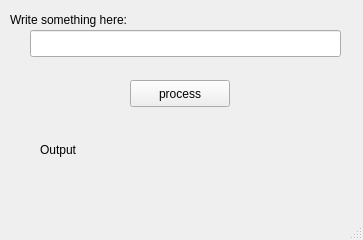
<?xml version="1.0" encoding="UTF-8"?>
<ui version="4.0">
 <class>MainWindow</class>
 <widget class="QMainWindow" name="MainWindow">
  <property name="geometry">
   <rect>
    <x>0</x>
    <y>0</y>
    <width>363</width>
    <height>240</height>
   </rect>
  </property>
  <property name="windowTitle">
   <string>MainWindow</string>
  </property>
  <widget class="QWidget" name="centralwidget">
   <widget class="QLabel" name="label">
    <property name="geometry">
     <rect>
      <x>10</x>
      <y>10</y>
      <width>191</width>
      <height>19</height>
     </rect>
    </property>
    <property name="text">
     <string>Write something here:</string>
    </property>
   </widget>
   <widget class="QLineEdit" name="lineEdit">
    <property name="geometry">
     <rect>
      <x>30</x>
      <y>30</y>
      <width>311</width>
      <height>27</height>
     </rect>
    </property>
   </widget>
   <widget class="QPushButton" name="pushButton">
    <property name="geometry">
     <rect>
      <x>130</x>
      <y>80</y>
      <width>100</width>
      <height>27</height>
     </rect>
    </property>
    <property name="text">
     <string>process</string>
    </property>
   </widget>
   <widget class="QLabel" name="label_2">
    <property name="geometry">
     <rect>
      <x>40</x>
      <y>140</y>
      <width>291</width>
      <height>19</height>
     </rect>
    </property>
    <property name="text">
     <string>Output</string>
    </property>
   </widget>
  </widget>
  <widget class="QMenuBar" name="menubar">
   <property name="geometry">
    <rect>
     <x>0</x>
     <y>0</y>
     <width>363</width>
     <height>24</height>
    </rect>
   </property>
  </widget>
  <widget class="QStatusBar" name="statusbar"/>
 </widget>
 <resources/>
 <connections/>
</ui>
